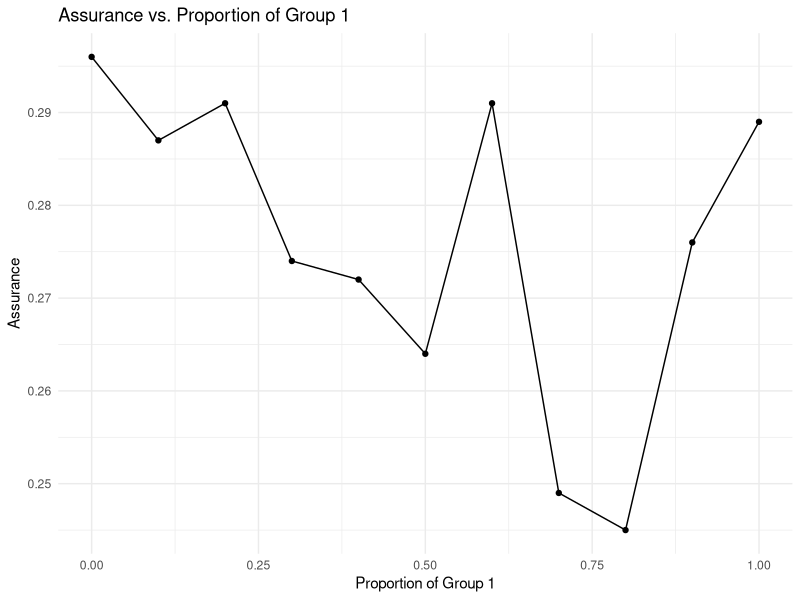

The R script that drew this image:
# Hepler function to simulate one dataset
MC_sample <- function(n, p, beta, tau0, tau1, gamma, sigsq){
  #' n: number of individuals
  #' p: number of covariates
  #' beta: effect coefficients
  #' tau0: treatment effect for Group 0
  #' tau1: additional treatment effect for Group 1  
  #' gamma: baseline for Group 1
  #' sigqs: variance of noise
  
  Xn <- matrix(rnorm(n * p), nrow = n, ncol = p) # Design matrix
  A <- rbinom(n, 1, 0.5) # Treatment indicator (binary)
  Z <- rbinom(n, 1, 0.5) # Group indicator (binary)
  epsilon <- rnorm(n, mean = 0, sd = sqrt(sigsq)) # Noise
  
  # Simulate y
  y <- Xn %*% beta + A * tau0 + A * Z * tau1 + Z * gamma + epsilon
  fit <- lm(y ~ Xn + A + A * Z + Z)
  return(list(fit = fit, coefs = summary(fit)$coefficients))
}


# Simulation
simulation <- function(n, p, beta, tau0, tau1, gamma, sigsq, mc_iter, alpha = 0.05) {
  
  # Monte Carlo simulation
  count <- 0
  coefficients <- list()
  
  for (i in 1:mc_iter) {
    results <- MC_sample(n = n, p = p, beta = beta, tau0 = tau0, tau1 = tau1, gamma = gamma, sigsq = sigsq)
    coefs <- results$coefs
    coefficients[[i]] <- coefs
    
    p_value <- tryCatch({
      if ("A" %in% rownames(coefs)) {
        coefs["A", "Pr(>|t|)"]
      } else {
        NA
      }
    }, error = function(e) NA) 
    
    if (!is.na(p_value) && p_value < alpha) {
      count <- count + 1
    }
  }
  
  assurance <- count / mc_iter
  return(list(
    coefficients = coefficients,
    assurance = assurance))
}

set.seed(123)
n <- 50
p <- 2
beta <- c(1.5, -0.5)
tau0 <- 1.5
tau1 <- 1.0
gamma <- 1.0
sigsq <- 1.5
mc_iter <- 1000

simulation_results <- simulation(n = n, p = p, beta = beta, tau0 = tau0, tau1 = tau1, gamma = gamma, sigsq = sigsq, mc_iter = mc_iter)
assurance <- simulation_results$assurance
cat("Assurance:", assurance, "\n")

# Analyse coefficients
coefficients <- do.call(rbind, lapply(simulation_results$coefficients, function(res) res[, "Estimate"]))
mean_coefficients <- colMeans(coefficients, na.rm = TRUE)
print(mean_coefficients)



# Find the sample size for a given assurance
sample_size <- function(target, p, beta, tau0, tau1, gamma, sigsq, mc_iter, max_n, alpha = 0.05) {
  n <- 20
  while (n <= max_n) {
    print(n)
    my_sim <- simulation(n = n, p = p, beta = beta, tau0 = tau0, tau1 = tau1, gamma = gamma, sigsq = sigsq, mc_iter = mc_iter, alpha = alpha)
    assur <- my_sim$assurance
    if (assur >= target) {
      return(list(
        Sample_Size = n,
        Assurance = assurance))
    }
    n <- n + 10
  }
  return("No sample size within the range achieves the target assurance.")
}

target <- 0.8
max_n <- 2000

result <- sample_size(target, p, beta, tau0, tau1, gamma, sigsq, mc_iter, max_n)
print(result)



# Simulation for each group
simulation_per_group <- function(n, p, beta, tau0, tau1, gamma, sigsq, mc_iter, alpha = 0.05) {
  library(car)
  
  count_group0 <- 0
  count_group1 <- 0
  coefficients_group0 <- list()
  coefficients_group1 <- list()
  
  for (i in 1:mc_iter) {
    sample_result <- MC_sample(n = n, p = p, beta = beta, tau0 = tau0, tau1 = tau1, gamma = gamma, sigsq = sigsq)
    fit <- sample_result$fit
    coefs <- sample_result$coefs
    coefficients_group0[[i]] <- coefs
    coefficients_group1[[i]] <- coefs
    
    p_value_group0 <- tryCatch({
      as.numeric(coefs["A", "Pr(>|t|)"])
    }, error = function(e) NA)
    
    # Use tryCatch for linearHypothesis to prevent failure
    p_value_group1 <- tryCatch({
      as.numeric(linearHypothesis(fit, c("A + A:Z = 0"))$Pr[2])  
    }, error = function(e) NA) 
    
    if (!is.na(p_value_group0) && !is.null(p_value_group0) && p_value_group0 < alpha) {
      count_group0 <- count_group0 + 1
    }
    if (!is.na(p_value_group1) && !is.null(p_value_group1) && p_value_group1 < alpha) {
      count_group1 <- count_group1 + 1
    }
  }
  assurance_group0 <- count_group0 / mc_iter
  assurance_group1 <- count_group1 / mc_iter
  
  return(list(
    assurance_group0 = assurance_group0,
    assurance_group1 = assurance_group1
  ))
}

results_group <- simulation_per_group(n, p, beta, tau0, tau1, gamma, sigsq, mc_iter)
print(results_group)



# Simulation for different proportions of the two groups
simulation_varying_proportions <- function(n, p, beta, tau0, tau1, gamma, sigsq, mc_iter, alpha = 0.05, proportions = seq(0, 1, by = 0.1)) {
  results <- data.frame(Proportion_Group1 = numeric(), 
                        Assurance_Group0 = numeric(),
                        Assurance_Group1 = numeric())
  for (prop in proportions) {
    n_group1 <- floor(n * prop)  # Number of individuals in Group 1
    n_group0 <- n - n_group1
    count_group0 <- 0
    count_group1 <- 0
    for (i in 1:mc_iter) {
      # Generate data separately for each group
      Xn_group0 <- matrix(rnorm(n_group0 * p), nrow = n_group0, ncol = p)
      Xn_group1 <- matrix(rnorm(n_group1 * p), nrow = n_group1, ncol = p)
      A_group0 <- rbinom(n_group0, 1, 0.5)
      A_group1 <- rbinom(n_group1, 1, 0.5)
      Z_group0 <- rep(0, n_group0)
      Z_group1 <- rep(1, n_group1)
      
      # Combine data for the whole population
      Xn <- rbind(Xn_group0, Xn_group1)
      A <- c(A_group0, A_group1)
      Z <- c(Z_group0, Z_group1)
      
      epsilon <- rnorm(n, mean = 0, sd = sqrt(sigsq))
      y <- Xn %*% beta + A * tau0 + A * Z * tau1 + Z * gamma + epsilon
      fit <- lm(y ~ Xn + A + A:Z + Z)
      
      results_fit <- MC_sample(n = n, p = p, beta = beta, tau0 = tau0, tau1 = tau1, gamma = gamma, sigsq = sigsq)
      coefs <- results_fit$coefs
      
      p_value_group0 <- tryCatch({
        if ("A" %in% rownames(coefs)) {
          coefs["A", "Pr(>|t|)"]  # Group 0 treatment effect significance
        } else {
          NA
        }
      }, error = function(e) NA)
      
      p_value_group1 <- tryCatch({
        if ("A:Z" %in% rownames(coefs)) {
          coefs["A:Z", "Pr(>|t|)"]  # Interaction term significance
        } else {
          NA
        }
      }, error = function(e) NA)

      if (!is.na(p_value_group0) && p_value_group0 < alpha) {
        count_group0 <- count_group0 + 1
      }
      if (!is.na(p_value_group1) && p_value_group1 < alpha) {
        count_group1 <- count_group1 + 1
      }
    }

    assurance_group0 <- count_group0 / mc_iter
    assurance_group1 <- count_group1 / mc_iter
    new_row <- data.frame(
      Proportion_Group1 = as.numeric(prop), 
      Assurance_Group0 = as.numeric(assurance_group0),
      Assurance_Group1 = as.numeric(assurance_group1))
    results <- rbind(results, new_row)
  }
  return(results)
}

results_proportion <- simulation_varying_proportions(n, p, beta, tau0, tau1, gamma, sigsq, mc_iter)
print(results_proportion)

# Visualisation
library(ggplot2)
ggplot(results_proportion, aes(x = Proportion_Group1, y = Assurance_Group1)) +
  geom_line() +
  geom_point() +
  theme_minimal() +
  labs(title = "Assurance vs. Proportion of Group 1",
       x = "Proportion of Group 1",
       y = "Assurance")



# Simulation for the whole population
simulation_whole <- function(n, p, beta, tau0, tau1, gamma, sigsq, mc_iter, alpha = 0.05) {
  count <- 0
  for (i in 1:mc_iter) {
    results <- MC_sample(n = n, p = p, beta = beta, tau0 = tau0, tau1 = tau1, gamma = gamma, sigsq = sigsq)
    coefs <- results$coefs
    p_value <- tryCatch({
      if ("A" %in% rownames(coefs)) {
        coefs["A", "Pr(>|t|)"]
      } else {
        NA
      }
    }, error = function(e) NA) 
    if (p_value < alpha) {
      count <- count + 1
    }
  }
  assurance <- count / mc_iter
  return(list(assurance_population = assurance))
}

result_whole <- simulation_whole(n, p, beta, tau0, tau1, gamma, sigsq, mc_iter)
print(result_whole)

